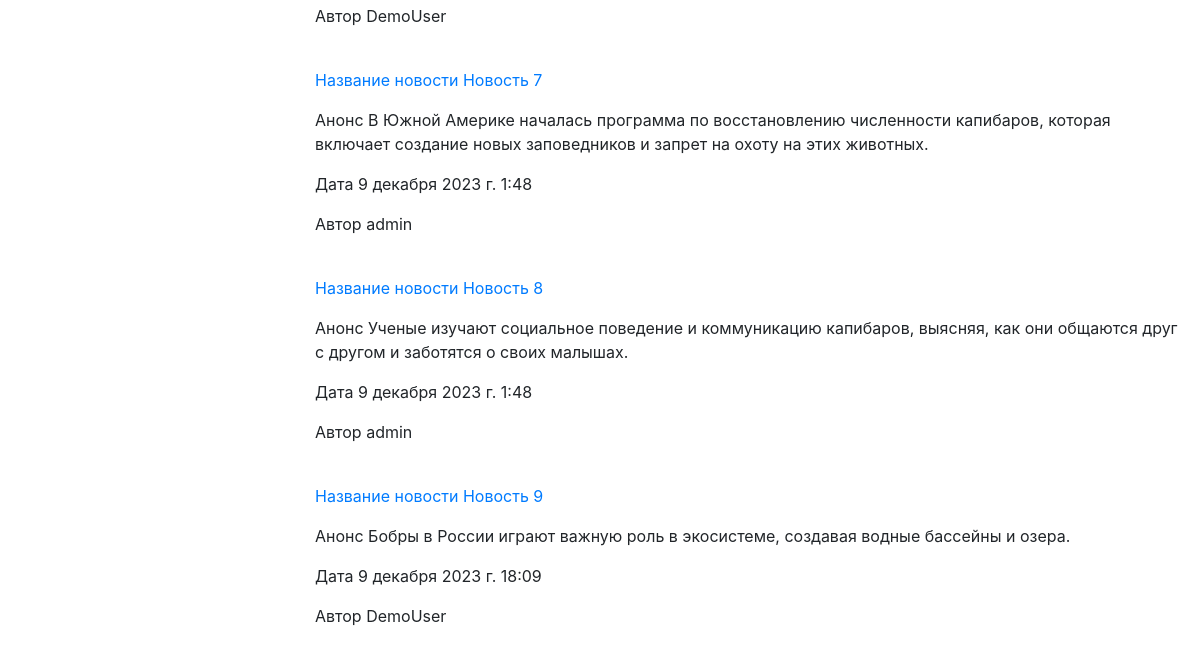
The page /news/ (lower part) on the database as committed earlier.
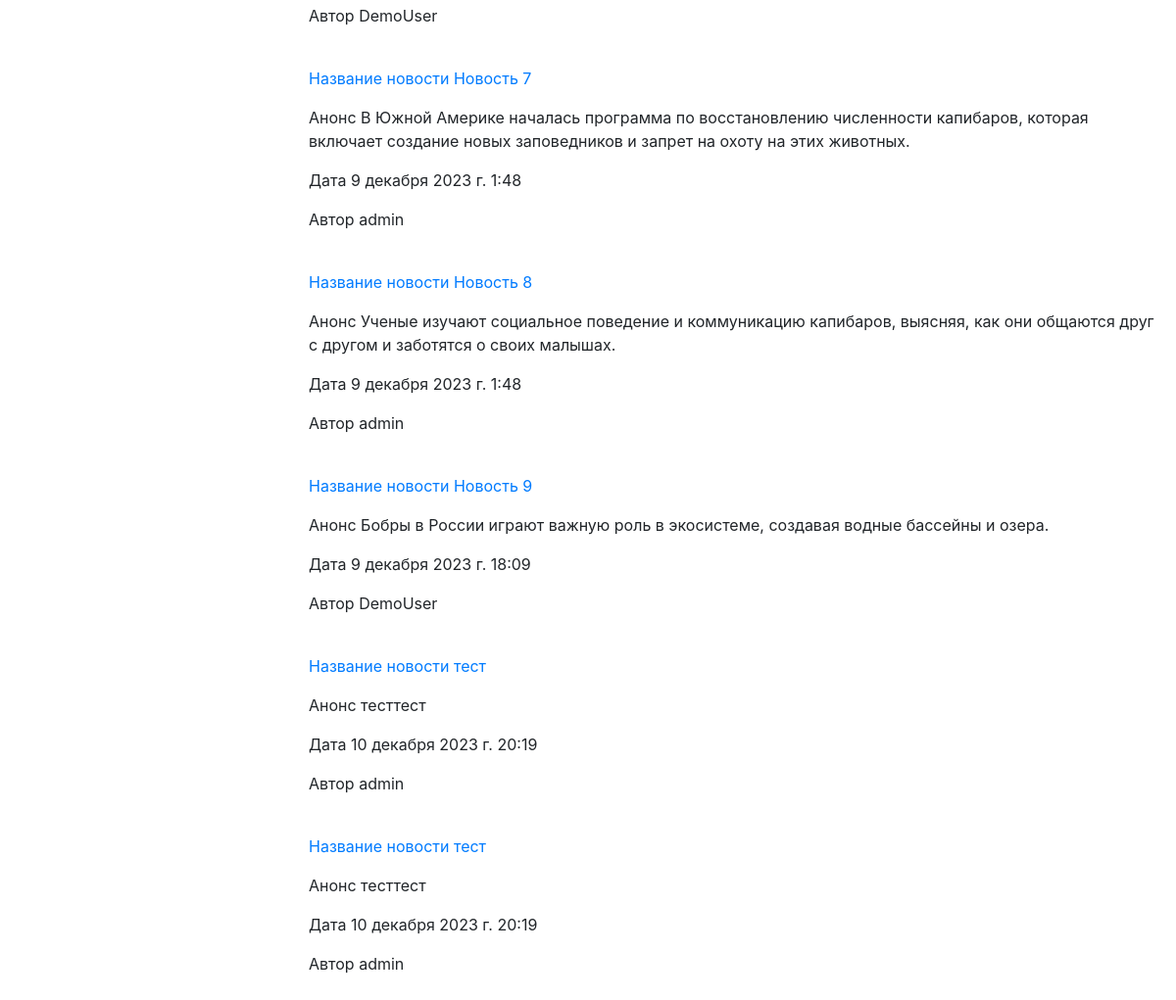
The same page on the database as committed later.
### news/models.py (models this page shows, shortened)
class Article(models.Model):
    categories = (('E', 'Economics'),
                  ('S', 'Science'),
                  ('IT', 'IT'))
    author = models.ForeignKey(User, on_delete=models.SET_NULL, null=True)
    title = models.CharField('Название', max_length=50, default='')
    anouncement = models.TextField('Аннотация', max_length=250)
    text = models.TextField('Текст новости')
    date = models.DateTimeField('Дата публикации', auto_created=True,default=datetime.datetime.now())
    category = models.CharField(choices=categories, max_length=20, verbose_name='Категории')
    tags=models.ManyToManyField(to=Tag, blank=True)
    def get_absolute_url(self):
        return f'/news/{self.id}'
    class Meta:
        ordering=['title','date']
        verbose_name = 'Новость'
        verbose_name_plural = 'Новости'

### news/views.py (the view)
# urls.py: path('', views.news_list, name='news_list'),
def news_list(request):
    categories = Article.categories  # создали перечень категорий
    author_list = User.objects.all()  # создали перечень авторов
    if request.method == "POST":
        selected_author = int(request.POST.get('author_filter'))
        selected_category = int(request.POST.get('category_filter'))
        if selected_author == 0:  # выбраны все авторы
            news = Article.objects.all()
        else:
            news = Article.objects.filter(author=selected_author)
        if selected_category != 0:  # фильтруем найденные по авторам результаты по категориям
            news = news.filter(category__icontains=categories[selected_category - 1][0])
    else:  # если страница открывется впервые
        selected_author = 0
        selected_category = 0
        news = Article.objects.all()
    context = {'news': news, 'author_list': author_list, 'selected_author': selected_author,
               'categories': categories, 'selected_category': selected_category}
    return render(request, 'news/news_list.html', context)

### news/templates/news/news_list.html (shortened to what this page needs)
{% extends 'main/SideBar.html' %}
{% load static %}
{% block content %}
<br>
<br>
{% for n in news %}
<div>
    <p><a href="{{n.get_absolute_url}}">Название новости {{ n.title }} </a></p>
    <p> Анонс {{ n.anouncement }}</p>
    <p> Дата {{ n.date }}</p>
    <p> Автор {{ n.author.username }}</p>
    <br>
</div>
{% endfor %}
{% endblock content %}

Rows that differ between the two databases and show on the page:
added Article: title "тест", anouncement "тесттест", date "10 декабря 2023 г. 20:19", author.username "admin"
added Article: title "тест", anouncement "тесттест", date "10 декабря 2023 г. 20:19", author.username "admin"
